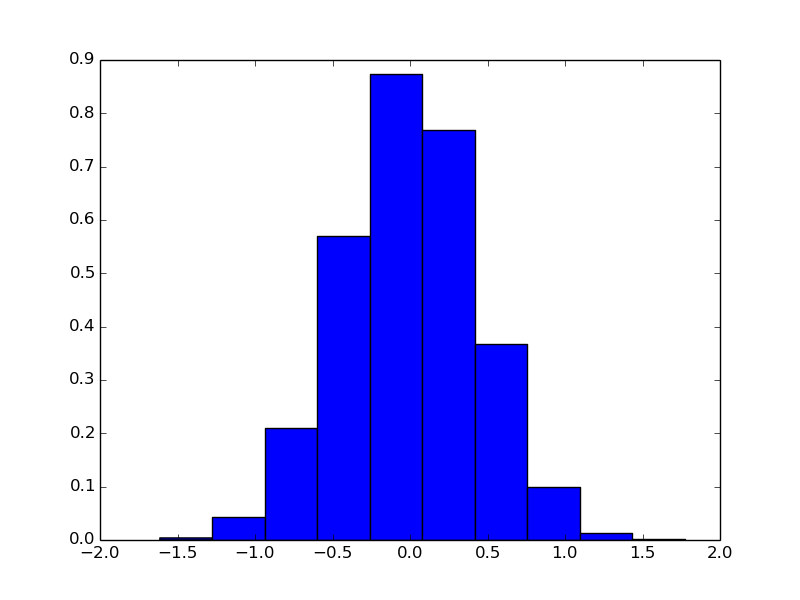

Write the Python code that produced this figure.
import random, math,pylab

N      = 4
beta   = 1.0
tau    = beta / float(N)
x      = [0.0] * N
delta  = 0.5
nsteps = 100000
pos = []
for step in range(nsteps):
    xnew = [x[k] + random.uniform(-delta, delta) for k in range(N)]
    weight_old = 1.0
    weight_new = 1.0
    for k in range(N):
        knext = (k + 1) % N
        weight_old *= math.exp(-(x[k] - x[knext]) ** 2 / (2.0 * tau))
        weight_new *= math.exp(-(xnew[k] - xnew[knext]) ** 2 / (2.0 * tau))
    if random.uniform(0.0, 1.0) < weight_new / weight_old:
        x = xnew[:]
    pos.append(x[1]-x[0])

pylab.hist(pos,normed=True)
pylab.savefig('q16.2.png')
pylab.show()